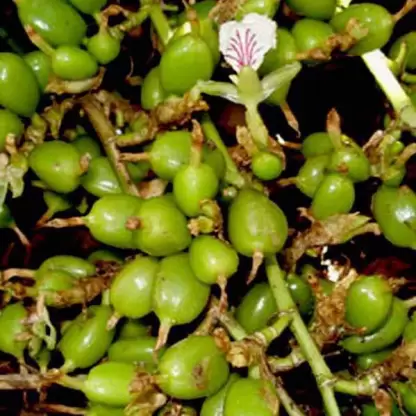
#> input picture cv4.webp, 416 x 416 px
$ python 'image resizer.py'
#> lines starting #> are read from the running program, lines starting #| are printed output that depends on the picture
import cv2
image = cv2.imread("cv4.webp", cv2.IMREAD_COLOR)
#> image is the input picture: shape (416, 416, 3); mean B, G, R 29.5, 103.3, 103.5
cv2.imshow("title", image)
scale_percent = 50
new_width = int(image.shape[1]*scale_percent/100)
#> new_width = 208
new_height = int(image.shape[0]*scale_percent/100)
#> new_height = 208
output = cv2.resize(image, (new_height, new_width))
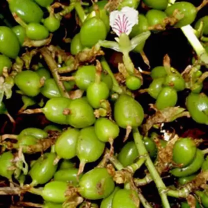
#> output: shape (208, 208, 3); mean B, G, R 29.6, 103.5, 103.6
cv2.imwrite('newimage.png', output)
cv2.waitKey(0)

$ run again, with cv5.webp copied over cv4.webp
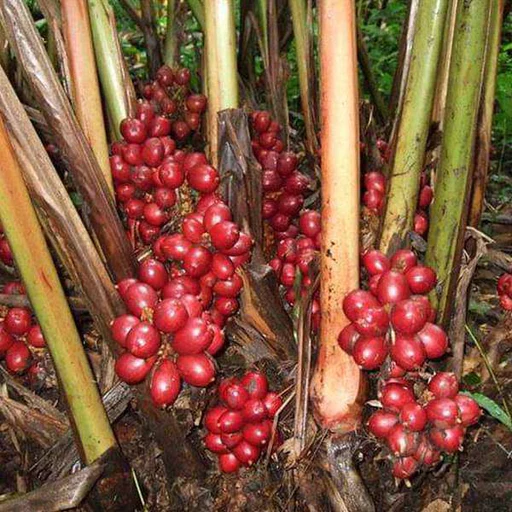
#> input picture cv5.webp, 512 x 512 px
#> image is the input picture: shape (512, 512, 3); mean B, G, R 63.4, 87, 132.2
#> `output = cv2.resize(image, (new_height, new_width))`:
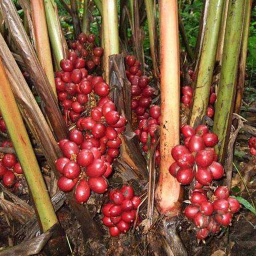
#> output: shape (256, 256, 3); mean B, G, R 63.5, 87.2, 132.3
